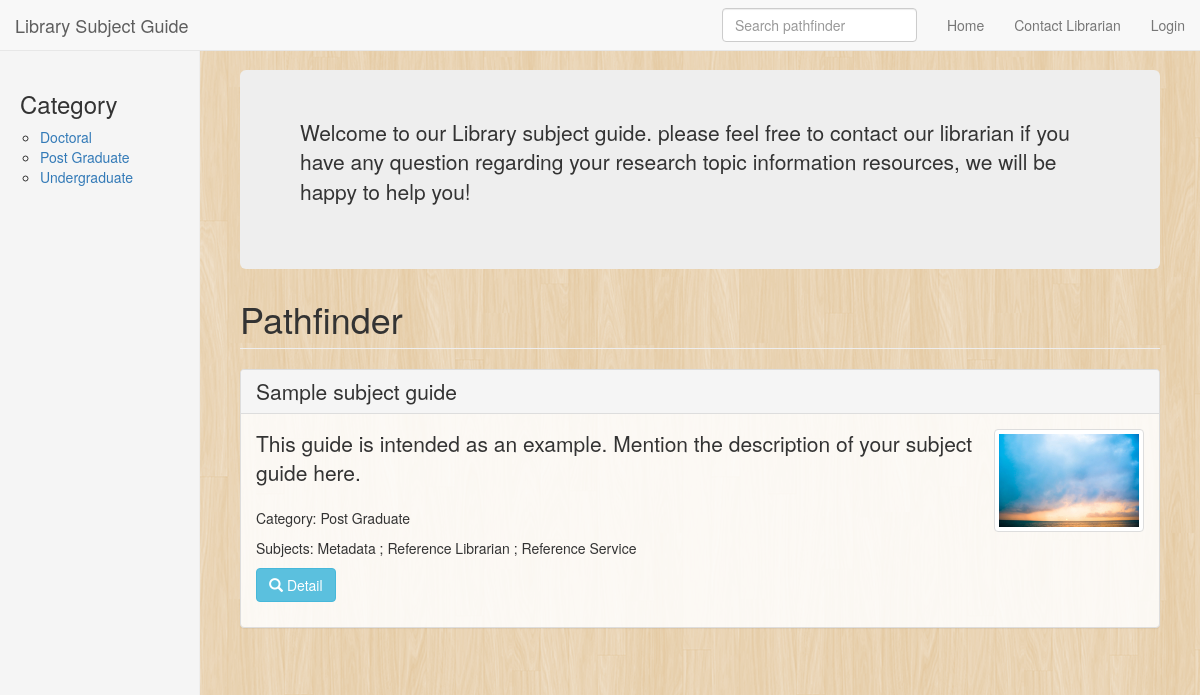
The page / on the database its author committed.
### tables this page shows
CREATE TABLE IF NOT EXISTS `pst_config` (
  `config_name` varchar(100) NOT NULL,
  `config_val` text NOT NULL
);

CREATE TABLE IF NOT EXISTS `pst_taxonomy_term` (
`tid` int(11) NOT NULL COMMENT 'Primary Key: Unique term ID.',
  `vocabulary` varchar(50) DEFAULT NULL,
  `name` varchar(255) NOT NULL DEFAULT '' COMMENT 'The term name.',
  `description` longtext COMMENT 'A description of the term.',
  `weight` int(11) NOT NULL DEFAULT '0' COMMENT 'The weight of this term in relation to other terms.'
);

CREATE TABLE IF NOT EXISTS `pst_pathfinder` (
`id` int(11) NOT NULL,
  `title` varchar(255) NOT NULL,
  `category` varchar(200) DEFAULT NULL,
  `subjects` text,
  `subjects_array` text,
  `description` text,
  `target_users` varchar(255) DEFAULT NULL,
  `scope` varchar(100) DEFAULT NULL,
  `authors` text NOT NULL,
  `image_filename` varchar(255) DEFAULT NULL,
  `created` datetime NOT NULL,
  `updated` datetime NOT NULL
);

### application/controllers/Pathfinder.php (called while the page is built, shortened)
<?php if ( ! defined('BASEPATH')) exit('No direct script access allowed');
class Pathfinder extends CI_Controller {
  private $data = array();
  public function __construct() {
    $this->data['main_title'] = 'Pathfinder';
    $this->data['main_content'] = '';
    $this->data['logged_in'] = $this->session->userdata('logged_in');
    $this->data['group'] = $this->data['logged_in']['groups'];
    $this->load->model('Resource_model');
    $this->load->model('Taxonomy_model');
  }
  public function index($page = 1)
  {
    $total_rows = 0;
    $criteria = '';
    $this->data['pathfinder_records'] = $this->Pathfinder_model->getData($page, 50, $criteria, $total_rows);
    $this->load->view('pathfinder/index', $this->data);
  }
}

### index.php (called while the page is built, shortened)
<?php
require_once BASEPATH.'core/CodeIgniter.php';

### application/models/Taxonomy_model.php (called while the page is built, shortened)
<?php if ( ! defined('BASEPATH')) exit('No direct script access allowed');
class Taxonomy_model extends CI_Model {
    public function getData($taxonomy_type, $page = 1, $limit = 20, $criteria = '', &$total_rows = 0)
    {
      $offset = 0;
      $this->db->select('tid, name, vocabulary');
      $this->db->from('taxonomy_term');
      $this->db->where('vocabulary', $taxonomy_type);
      $this->db->limit($limit, $offset);
      $this->db->order_by('weight');
      $result = $this->db->get();
      $this->db->where('vocabulary', $taxonomy_type);
      $this->db->select('COUNT(*) as `total`', false);
      $query = $this->db->get('taxonomy_term');
      $data = $query->row();
      return $result->result();
    }
}

### application/models/Pathfinder_model.php (called while the page is built, shortened)
<?php if ( ! defined('BASEPATH')) exit('No direct script access allowed');
class Pathfinder_model extends CI_Model {
    public function getData($page = 1, $limit = 20, $criteria = '', &$total_rows = 0)
    {
      $offset = 0;
      $result = $this->db->get('pathfinder', $limit, $offset);
      $this->db->select('COUNT(*) as `total`', false);
      return $result->result();
    }
    public function getConfig($config_name, $unserialized = true, $return_one = false)
    {
      $config = array();
      $this->db->where('config_name', $config_name);
      $result = $this->db->get('config')->result();
      foreach ($result as $config_data) {
        $config[$config_data->config_name] = $unserialized?unserialize($config_data->config_val):$config_data->config_val;
      }
      return $config;
    }
}

### application/views/pathfinder/index.php (the view, shortened to what this page needs)
<h3 class="sidebar-header">Category</h3>
<ul class="nav nav-sidebar">
  <li>
    <ul>
    <?php
    $taxonomy = $this->Taxonomy_model->getData('Category', 1, 30);
    foreach ($taxonomy as $data) {
      echo '<li><a href="'.site_url('/pathfinder/index').'?category='.urlencode($data->name).'">'.$data->name.'</a></li>';
    }
    ?>
    </ul>
  </li>
</ul>
<?php
$sidebar = ob_get_clean();
if (!$pathfinder_records) {
  echo '<div class="alert alert-warning">';
  echo 'Sorry, no pathfinder found/available yet';
  if ($logged_in && $group == 'Librarian') {
    echo '<p>';
    echo create_button('anchor', site_url('pathfinder/add'), 'add-pathfinder', 'Add New Pathfinder', 'btn-success', '', $icon = 'plus-sign');
    echo '</p>';
  }
  echo '</div>'."\n";
} else {
foreach ($pathfinder_records as $pf) :
?>
<div class="panel panel-default pathfinder-panel">
  <div class="panel-heading"><h3 class="panel-title"><?php echo $pf->title ?></h3></div>
  <div class="panel-body">
    <?php
    if ($pf->image_filename) {
      echo '<div class="pathfinder-image"><a href="'.site_url('/pathfinder/detail/'.$pf->id).'"><img src="'.base_url('files/pathfinder/images').'/'.$pf->image_filename.'" class="img-responsive img-thumbnail" /></a></div>';
    }
    ?>
    <p class="lead pathfinder-description"><?php echo $pf->description ?></p>
    <p class="pathfinder-category">Category: <?php echo $pf->category ?></p>
    <p class="pathfinder-subjects">Subjects: <?php echo $pf->subjects ?></p>
    <p class="pathfinder-actions">
      <a href="<?php echo site_url('/pathfinder/detail/'.$pf->id) ?>" class="btn btn-info"><i class="glyphicon glyphicon-search"></i> Detail</a>
    </p>
  </div>
</div>
<?php
endforeach; ?>
<?php
}
$main_content = ob_get_clean();
require './assets/themes/default/index.tpl.php';
?>

### assets/themes/default/index.tpl.php (shortened to what this page needs)
<!DOCTYPE html>
<?php
$site_name_data = $this->Pathfinder_model->getConfig('site_name');
$homepage_data = $this->Pathfinder_model->getConfig('content.homepage');
?>
<html lang="en">
  <head>
    <link href="<?php echo base_url('assets/themes/default') ?>/css/bootstrap.min.css" rel="stylesheet">
    <link href="<?php echo base_url('assets/themes/default') ?>/css/dashboard.css" rel="stylesheet">
    <link href="<?php echo base_url('assets/chosen') ?>/chosen.min.css" rel="stylesheet">
    <link href="<?php echo base_url('assets/themes/default') ?>/css/app.css" rel="stylesheet">
  </head>
  <body data-spy="scroll" data-target="#sidebar-nav">
    <nav class="navbar navbar-default navbar-fixed-top" role="navigation">
      <div class="container-fluid">
        <div class="navbar-header">
          <a class="navbar-brand" href="<?php echo site_url() ?>"><?php echo $site_name_data['site_name']?$site_name_data['site_name']:'PUSTAKAWAN: Online Pathfinder' ?></a>
        </div>
        <div class="navbar-collapse collapse">
          <ul class="nav navbar-nav navbar-right">
            <li><a href="<?php echo site_url() ?>">Home</a></li>
            <li><a href="<?php echo site_url('/pathfinder/content/contact') ?>">Contact Librarian</a></li>
            <?php if ($logged_in && $group == 'Librarian') : ?>
            <li class="dropdown">
              <a href="#" class="dropdown-toggle" data-toggle="dropdown" role="button" aria-haspopup="true" aria-expanded="false">Admin <span class="caret"></span></a>
              <ul class="dropdown-menu">
                <li><a href="<?php echo site_url('/pathfinder/add') ?>">Add New Pathfinder</a></li>
                <li><a href="<?php echo site_url('/resource/index') ?>">Resource Library</a></li>
                <li><a href="<?php echo site_url('/taxonomy/') ?>">Taxonomy</a></li>
                <li><a href="<?php echo site_url('/pathfinder/config') ?>">Configuration</a></li>
                <li><a href="<?php echo site_url('/user/listusers') ?>">User Management</a></li>
                <li><a href="<?php echo site_url('/user/logout') ?>"><i class="glyphicon glyphicon-log-out"></i> Logout</a></li>
                <li><a href="<?php echo site_url('/pathfinder/about') ?>">About this Software</a></li>
              </ul>
            </li>
            <?php else :
            ?>
            <li><a href="<?php echo site_url('/user') ?>">Login</a></li>
            <?php endif; ?>
          </ul>
          <form class="navbar-form navbar-right" method="get" action="<?php echo site_url('/pathfinder/index') ?>">
            <input type="text" name="keywords" class="form-control" placeholder="Search pathfinder">
          </form>
        </div>
      </div>
    </nav>
    <div class="container-fluid">
      <div class="row">
        <?php if (isset($sidebar) && $sidebar) : ?>
        <div class="col-sm-3 col-md-2 sidebar">
          <?php echo $sidebar ?>
        </div>
        <?php endif; ?>
        <div class="<?php echo (isset($sidebar) && $sidebar)?'col-sm-9 col-sm-offset-3 col-md-10 col-md-offset-2':'col-md-12' ?> main">
        <?php
        $is_segment = $this->uri->segment(1);
        $full_uri = $this->uri->uri_string();
        if (isset($homepage_data['content.homepage']['content']) && ($is_segment == null && $full_uri == '')) { ?>
        <div class="jumbotron homepage-info"><p class="lead"><?php echo $homepage_data['content.homepage']['content'] ?></p></div>
        <?php } ?>
        <h1 class="page-header"><?php echo $main_title ?></h1>
        <?php echo $main_content ?>
        </div>
      </div>
    </div>
</body>
</html>

### assets/themes/default/css/dashboard.css (style rules this page uses)
body { padding-top: 50px; }
.sidebar { display: none; }
@media (min-width: 768px) { .sidebar { position: fixed; top: 51px; bottom: 0; left: 0; z-index: 1000; display: block; padding: 20px; overflow-x: hidden; overflow-y: auto; background-color: #f5f5f5; border-right: 1px solid #eee; } }
.nav-sidebar { margin-right: -21px; margin-bottom: 20px; margin-left: -20px; }
.main { padding: 20px; }
@media (min-width: 768px) { .main { padding-right: 40px; padding-left: 40px; } }
.main .page-header { margin-top: 0; }

### assets/themes/default/css/app.css (style rules this page uses)
body { background: url(../retina_wood.png); position: relative; }
table, .panel { background: rgba(255,255,255,0.85); }
.panel-title { font-size: 1.5em; }
.pathfinder-image { width: 150px; max-width: 150px; float: right; }

### rows shown on the page
pst_config: config_name "Library Subject Guide"
pst_taxonomy_term: name "Doctoral"
pst_taxonomy_term: name "Post Graduate"
pst_taxonomy_term: name "Undergraduate"
pst_config: config_name "Welcome to our Library subject guide. please feel free to contact our librarian if you have any question regarding your research topic information resources, we will be happy to help you!"
pst_pathfinder: title "Sample subject guide", image_filename (picture), description "This guide is intended as an example. Mention the description of your subject guide here.", category "Post Graduate", subjects "Metadata ; Reference Librarian ; Reference Service"

### other values the page prints
$main_title "Pathfinder"
